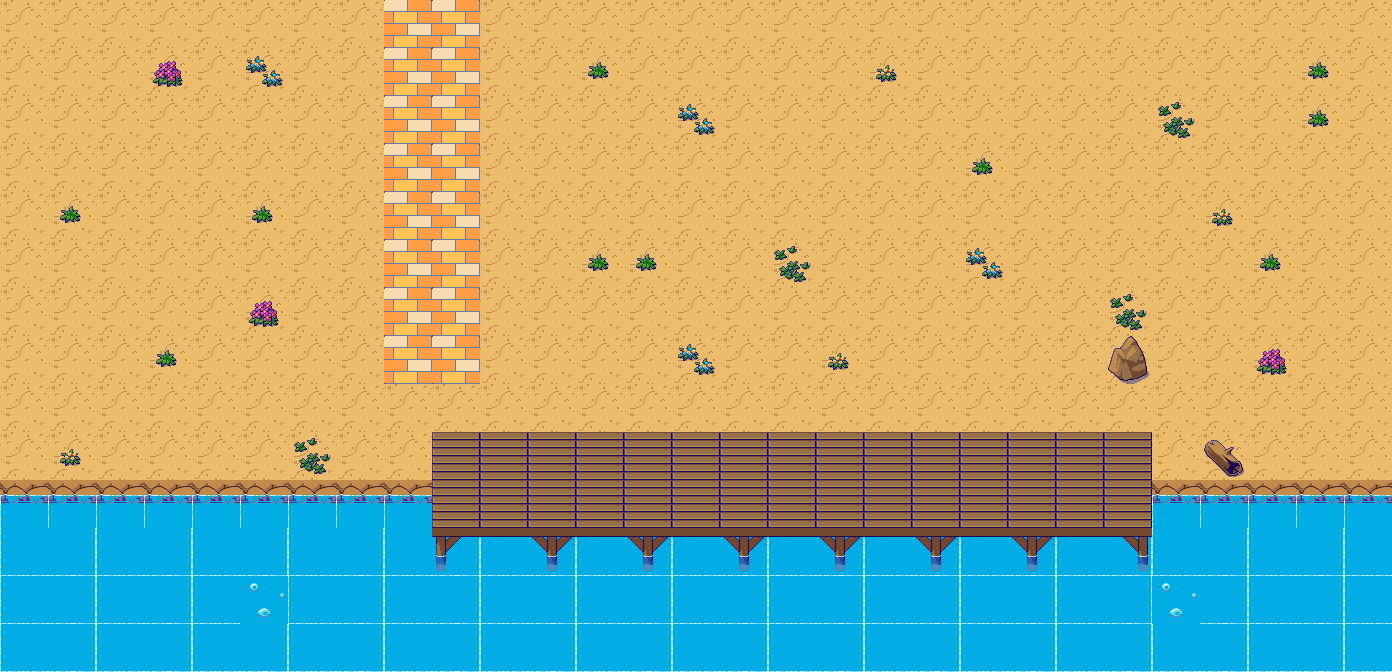

The image is a tile-based game level rendered from a .tmx file. Its description and complete source (layers, tilesets, objects, tile grids) follow:
An orthogonal 29x14 tile map with 48x48 px tiles, 2 tile layers (Tile Layer 1, Tile Layer 2), 7 tilesets.

<map version="1.5" tiledversion="1.7.2" orientation="orthogonal" renderorder="right-down" width="29" height="14" tilewidth="48" tileheight="48" infinite="0" nextlayerid="3" nextobjectid="1">
 <tileset firstgid="1" name="PixelFantasy_Outside_A1" tilewidth="48" tileheight="48" tilecount="192" columns="16">
  <image source="Pixel Fantasy RMMZ RTP Tiles/img/tilesets/PixelFantasy_Outside_A1.png" width="768" height="576" />
 </tileset>
 <tileset firstgid="193" name="PixelFantasy_Outside_A2" tilewidth="48" tileheight="48" tilecount="192" columns="16">
  <image source="Pixel Fantasy RMMZ RTP Tiles/img/tilesets/PixelFantasy_Outside_A2.png" width="768" height="576" />
 </tileset>
 <tileset firstgid="385" name="PixelFantasy_Outside_A3" tilewidth="48" tileheight="48" tilecount="128" columns="16">
  <image source="Pixel Fantasy RMMZ RTP Tiles/img/tilesets/PixelFantasy_Outside_A3.png" width="768" height="384" />
 </tileset>
 <tileset firstgid="513" name="PixelFantasy_Outside_A4" tilewidth="48" tileheight="48" tilecount="240" columns="16">
  <image source="Pixel Fantasy RMMZ RTP Tiles/img/tilesets/PixelFantasy_Outside_A4.png" width="768" height="720" />
 </tileset>
 <tileset firstgid="753" name="PixelFantasy_Outside_A5" tilewidth="48" tileheight="48" tilecount="128" columns="8">
  <image source="Pixel Fantasy RMMZ RTP Tiles/img/tilesets/PixelFantasy_Outside_A5.png" width="384" height="768" />
 </tileset>
 <tileset firstgid="881" name="PixelFantasy_Outside_B" tilewidth="48" tileheight="48" tilecount="256" columns="16">
  <image source="Pixel Fantasy RMMZ RTP Tiles/img/tilesets/PixelFantasy_Outside_B.png" width="768" height="768" />
 </tileset>
 <tileset firstgid="1137" name="PixelFantasy_Outside_C" tilewidth="48" tileheight="48" tilecount="256" columns="16">
  <image source="Pixel Fantasy RMMZ RTP Tiles/img/tilesets/PixelFantasy_Outside_C.png" width="768" height="768" />
 </tileset>
 <layer id="1" name="Tile Layer 1" width="29" height="14">
  <data encoding="csv">
242,242,242,242,242,242,242,242,596,596,242,242,242,242,242,242,242,242,242,242,242,242,242,242,242,242,242,242,242,
242,242,242,242,242,242,242,242,596,596,242,242,242,242,242,242,242,242,242,242,242,242,242,242,242,242,242,242,242,
242,242,242,242,242,242,242,242,596,596,242,242,242,242,242,242,242,242,242,242,242,242,242,242,242,242,242,242,242,
242,242,242,242,242,242,242,242,596,596,242,242,242,242,242,242,242,242,242,242,242,242,242,242,242,242,242,242,242,
242,242,242,242,242,242,242,242,596,596,242,242,242,242,242,242,242,242,242,242,242,242,242,242,242,242,242,242,242,
242,242,242,242,242,242,242,242,596,596,242,242,242,242,242,242,242,242,242,242,242,242,242,242,242,242,242,242,242,
242,242,242,242,242,242,242,242,596,596,242,242,242,242,242,242,242,242,242,242,242,242,242,242,242,242,242,242,242,
242,242,242,242,242,242,242,242,596,596,242,242,242,242,242,242,242,242,242,242,242,242,242,242,242,242,242,242,242,
242,242,242,242,242,242,242,242,242,242,242,242,242,242,242,242,242,242,242,242,242,242,242,242,242,242,242,242,242,
242,242,242,242,242,242,242,242,242,242,242,242,242,242,242,242,242,242,242,242,242,242,242,242,242,242,242,242,242,
73,73,73,73,73,73,73,73,73,73,73,73,73,73,73,73,73,73,73,73,73,73,73,73,73,73,73,73,73,
89,90,91,92,93,94,89,90,91,92,93,94,89,90,91,92,93,94,89,90,91,92,93,94,89,90,91,92,93,
89,90,91,92,93,112,89,90,91,92,93,94,89,90,91,92,93,94,89,90,91,92,93,94,111,90,91,92,93,
89,90,91,92,93,94,89,90,91,92,93,94,89,90,91,92,93,94,89,90,91,92,93,94,89,90,91,92,93
</data>
 </layer>
 <layer id="2" name="Tile Layer 2" width="29" height="14">
  <data encoding="csv">
0,0,0,0,0,0,0,0,0,0,0,0,0,0,0,0,0,0,0,0,0,0,0,0,0,0,0,0,0,
0,0,0,954,0,955,0,0,0,0,0,0,937,0,0,0,0,0,953,0,0,0,0,0,0,0,0,937,0,
0,0,0,0,0,0,0,0,0,0,0,0,0,0,955,0,0,0,0,0,0,0,0,0,940,0,0,937,0,
0,0,0,0,0,0,0,0,0,0,0,0,0,0,0,0,0,0,0,0,937,0,0,0,0,0,0,0,0,
0,937,0,0,0,937,0,0,0,0,0,0,0,0,0,0,0,0,0,0,0,0,0,0,0,953,0,0,0,
0,0,0,0,0,0,0,0,0,0,0,0,937,937,0,0,940,0,0,0,955,0,0,0,0,0,937,0,0,
0,0,0,0,0,954,0,0,0,0,0,0,0,0,0,0,0,0,0,0,0,0,0,940,0,0,0,0,0,
0,0,0,937,0,0,0,0,0,0,0,0,0,0,955,0,0,953,0,0,0,0,0,960,0,0,954,0,0,
0,0,0,0,0,0,0,0,0,0,0,0,0,0,0,0,0,0,0,0,0,0,0,0,0,0,0,0,0,
0,953,0,0,0,0,940,0,0,1043,1043,1043,1043,1043,1043,1043,1043,1043,1043,1043,1043,1043,1043,1043,0,957,0,0,0,
0,0,0,0,0,0,0,0,0,1043,1043,1043,1043,1043,1043,1043,1043,1043,1043,1043,1043,1043,1043,1043,0,0,0,0,0,
0,0,0,0,0,0,0,0,0,1058,1059,1057,1059,1057,1059,1057,1059,1057,1059,1057,1059,1057,1059,1060,0,0,0,0,0,
0,0,0,0,0,0,0,0,0,0,0,0,0,0,0,0,0,0,0,0,0,0,0,0,0,0,0,0,0,
0,0,0,0,0,0,0,0,0,0,0,0,0,0,0,0,0,0,0,0,0,0,0,0,0,0,0,0,0
</data>
 </layer>
</map>
